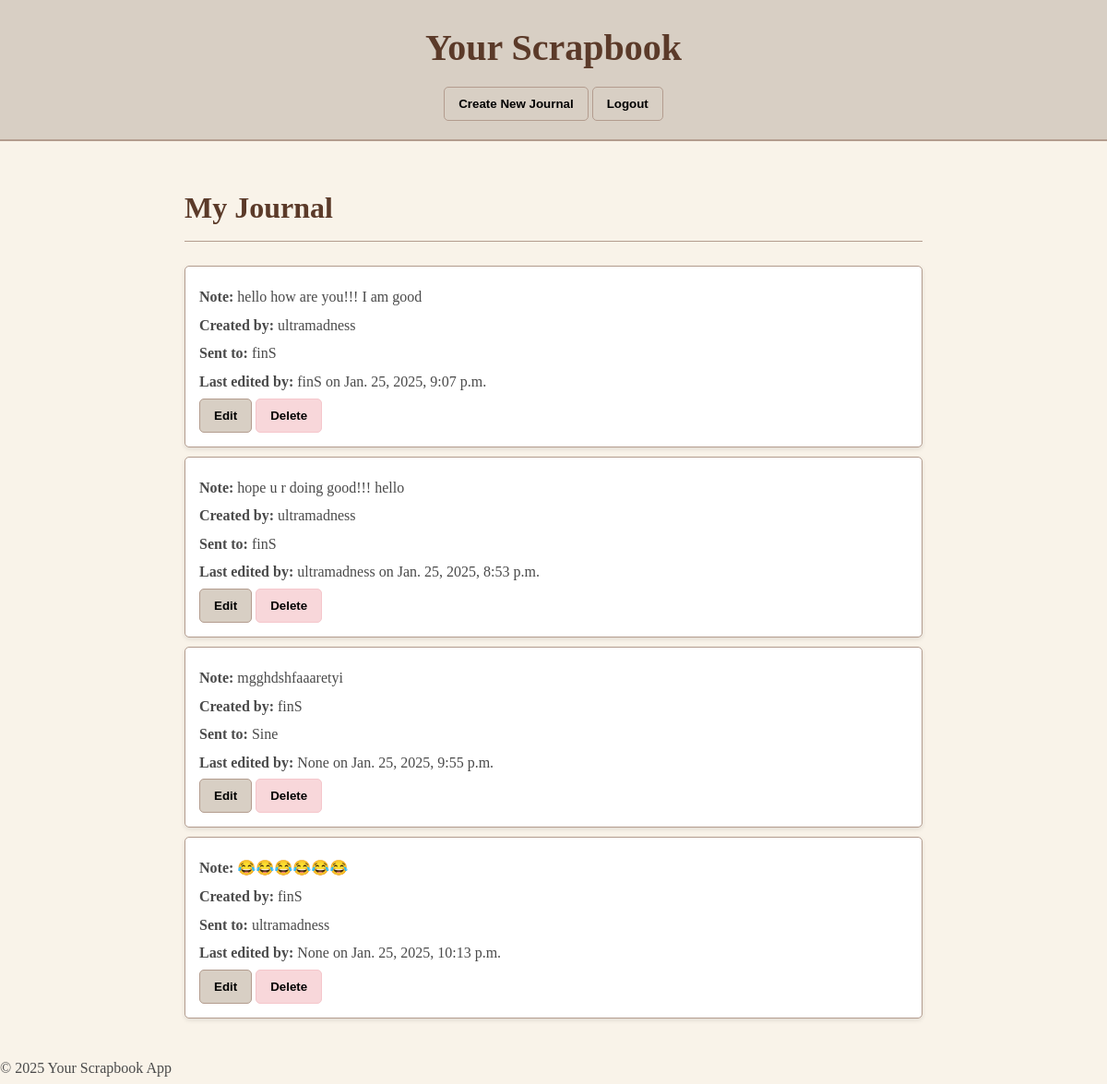
Screenshot of / (signed in) with the database file from the repository.
### notes/models.py (models this page shows, shortened)
class Note(models.Model):
    user1 = models.ForeignKey(User, related_name='user1_notes', on_delete=models.CASCADE)
    user2 = models.ForeignKey(User, related_name='user2_notes', on_delete=models.CASCADE)
    content = models.TextField()
    date = models.DateField(auto_now_add=True)
    last_editor = models.ForeignKey(User, on_delete=models.SET_NULL, null=True, related_name='last_edited_notes')
    last_updated = models.DateTimeField(auto_now=True)

### notes/views.py (the view)
# urls.py: path('', views.scrapbook, name='scrapbook'),
@login_required
def scrapbook(request):
    notes = Note.objects.filter(user1=request.user).union(Note.objects.filter(user2=request.user)).union(Note.objects.filter(last_editor=request.user)).order_by('-date')  # Use '-last_updated' to order by last updated date
    return render(request, 'notes/scrapbook.html', {'notes': notes, 'current_year': timezone.now().year})

### notes/templates/notes/scrapbook.html (shortened to what this page needs)
{% load static %}
<!DOCTYPE html>
<html lang="en">
<head>
    <link rel="stylesheet" href="{% static 'notes/scrapbook.css' %}">
</head>
<body>
    <header>
        <h1>Your Scrapbook</h1>
        <nav>
            <form method="GET" action="{% url 'create_note' %}" style="display:inline;">
                <button type="submit" class="action-button create-button">Create New Journal</button>
            </form>
            <form method="post" action="{% url 'logout' %}" style="display:inline;">
                <button type="submit" class="action-button logout-button">Logout</button>
            </form>
        </nav>
    </header>
    <main>
        <h2>My Journal</h2>
        {% if notes %}
            <ul>
                {% for note in notes %}
                    <li>
                        <p><strong>Note:</strong> {{ note.content }}</p>
                        <p><strong>Created by:</strong> {{ note.user1.username }}</p>
                        <p><strong>Sent to:</strong> {{ note.user2.username }}</p>
                        <p><strong>Last edited by:</strong> {{ note.last_editor }} on {{ note.last_updated }}</p>
                        <form action="{% url 'edit_note' note.id %}" method="GET" style="display:inline;">
                            <button type="submit" class="action-button edit-button">Edit</button>
                        </form>
                        <form action="{% url 'delete_note' note.id %}" method="POST" style="display:inline;">
                            <button type="submit" class="action-button delete-button" onclick="return confirmDelete();">Delete</button>
                        </form>
                    </li>
                {% endfor %}
            </ul>
        {% else %}
            <p>No notes found. Start by creating a new note!</p>
        {% endif %}
    </main>
    <footer>
        <p>&copy; {{ current_year }} Your Scrapbook App</p>
    </footer>
</body>
</html>

### notes/static/notes/scrapbook.css (style rules this page uses)
body { font-family: 'Architects Daughter', cursive; background-color: #f9f3e9; color: #4a4a4a; line-height: 1.6; margin: 0; padding: 0; }
header { background-color: #d8cfc4; padding: 20px; text-align: center; border-bottom: 2px solid #b39c8e; }
h1 { font-size: 2.5em; margin: 0; color: #5b3a29; }
nav { margin-top: 10px; }
main { padding: 20px; max-width: 800px; margin: 0 auto; }
h2 { font-size: 2em; color: #5b3a29; border-bottom: 1px solid #b39c8e; padding-bottom: 10px; }
ul { list-style-type: none; padding: 0; }
li { background-color: #ffffff; border: 1px solid #b39c8e; border-radius: 5px; padding: 15px; margin: 10px 0; box-shadow: 0 2px 5px rgba(0, 0, 0, 0.1); }
p { margin: 5px 0; }
.action-button { background-color: #d8cfc4; border: 1px solid #b39c8e; border-radius: 5px; padding: 10px 15px; cursor: pointer; font-weight: bold; transition: background-color 0.3s ease; }
.delete-button { background-color: #f8d7da; border-color: #f5c6cb; }

### rows the page displays
Note: content "hello how are you!!! I am good", user1.username "ultramadness", user2.username "finS", last_editor "finS", last_updated "Jan. 25, 2025, 9:07 p.m."
Note: content "hope u r doing good!!! hello", user1.username "ultramadness", user2.username "finS", last_editor "ultramadness", last_updated "Jan. 25, 2025, 8:53 p.m."
Note: content "mgghdshfaaaretyi", user1.username "finS", user2.username "Sine", last_editor "None", last_updated "Jan. 25, 2025, 9:55 p.m."
Note: content "😂😂😂😂😂😂", user1.username "finS", user2.username "ultramadness", last_editor "None", last_updated "Jan. 25, 2025, 10:13 p.m."
